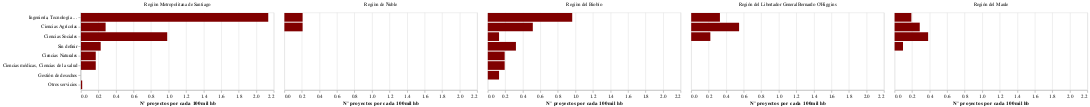

Notebook cell for this chart:
### Code cell
# por área ocde
df_pg6B = df_id.groupby(['area_ocde','regionejecucion']).agg({'codigo':'count'}).copy().reset_index()
#Normalizamos por cada 100mil habitantes
df_pg6B = df_pg6B.merge(df_population, on="regionejecucion")
df_pg6B['codigo'] = (df_pg6B['codigo']/df_pg6B['Population'])*100000


chart_pg6B = alt.Chart(df_pg6B).mark_bar().encode(
                y = alt.Y('area_ocde:O',title=None, sort='-x'),
                x = alt.X('codigo:Q', title='N° proyectos por cada 100mil hb'),
                column = alt.Column('regionejecucion',title=None) 
            ).configure_mark(
                color='maroon'
            )
chart_pg6B

### Figure 1 — Vega-Lite specification as saved in the notebook (floating-point values rounded to 4 significant figures)
{"config": {"view": {"continuousWidth": 400, "continuousHeight": 300}, "mark": {"color": "maroon"}}, "data": {"name": "data-7a8fba7e2350a8319b48b707a03314d4"}, "mark": "bar", "encoding": {"column": {"type": "nominal", "field": "regionejecucion", "title": null}, "x": {"type": "quantitative", "field": "codigo", "title": "N° proyectos por cada 100mil hb"}, "y": {"type": "ordinal", "field": "area_ocde", "sort": "-x", "title": null}}, "$schema": "https://vega.github.io/schema/vega-lite/v4.8.1.json", "datasets": {"data-7a8fba7e2350a8319b48b707a03314d4": [{"area_ocde": "Ciencias Agrícolas", "regionejecucion": "Región Metropolitana de Santiago", "codigo": 0.2812, "Population": 7112808}, {"area_ocde": "Ciencias Naturales", "regionejecucion": "Región Metropolitana de Santiago", "codigo": 0.1687, "Population": 7112808}, {"area_ocde": "Ciencias Sociales", "regionejecucion": "Región Metropolitana de Santiago", "codigo": 0.9841, "Population": 7112808}, {"area_ocde": "Ciencias médicas, Ciencias de la salud", "regionejecucion": "Región Metropolitana de Santiago", "codigo": 0.1687, "Population": 7112808}, {"area_ocde": "Ingeniería, Tecnología ...", "regionejecucion": "Región Metropolitana de Santiago", "codigo": 2.137, "Population": 7112808}, {"area_ocde": "Otros servicios", "regionejecucion": "Región Metropolitana de Santiago", "codigo": 0.01406, "Population": 7112808}, {"area_ocde": "Sin definir", "regionejecucion": "Región Metropolitana de Santiago", "codigo": 0.2249, "Population": 7112808}, {"area_ocde": "Ciencias Agrícolas", "regionejecucion": "Región de Ñuble", "codigo": 0.2081, "Population": 480609}, {"area_ocde": "Ingeniería, Tecnología ...", "regionejecucion": "Región de Ñuble", "codigo": 0.2081, "Population": 480609}, {"area_ocde": "Ciencias Agrícolas", "regionejecucion": "Región del Biobío", "codigo": 0.5139, "Population": 1556805}, {"area_ocde": "Ciencias Naturales", "regionejecucion": "Región del Biobío", "codigo": 0.1927, "Population": 1556805}, {"area_ocde": "Ciencias Sociales", "regionejecucion": "Región del Biobío", "codigo": 0.1285, "Population": 1556805}, {"area_ocde": "Ciencias médicas, Ciencias de la salud", "regionejecucion": "Región del Biobío", "codigo": 0.1927, "Population": 1556805}, {"area_ocde": "Gestión de desechos", "regionejecucion": "Región del Biobío", "codigo": 0.1285, "Population": 1556805}, {"area_ocde": "Ingeniería, Tecnología ...", "regionejecucion": "Región del Biobío", "codigo": 0.9635, "Population": 1556805}, {"area_ocde": "Sin definir", "regionejecucion": "Región del Biobío", "codigo": 0.3212, "Population": 1556805}, {"area_ocde": "Ciencias Agrícolas", "regionejecucion": "Región del Libertador General Bernardo O'Higgins", "codigo": 0.5467, "Population": 914555}, {"area_ocde": "Ciencias Sociales", "regionejecucion": "Región del Libertador General Bernardo O'Higgins", "codigo": 0.2187, "Population": 914555}, {"area_ocde": "Ingeniería, Tecnología ...", "regionejecucion": "Región del Libertador General Bernardo O'Higgins", "codigo": 0.328, "Population": 914555}, {"area_ocde": "Ciencias Agrícolas", "regionejecucion": "Región del Maule", "codigo": 0.2871, "Population": 1044950}, {"area_ocde": "Ciencias Sociales", "regionejecucion": "Región del Maule", "codigo": 0.3828, "Population": 1044950}, {"area_ocde": "Ingeniería, Tecnología ...", "regionejecucion": "Región del Maule", "codigo": 0.1914, "Population": 1044950}, {"area_ocde": "Sin definir", "regionejecucion": "Región del Maule", "codigo": 0.0957, "Population": 1044950}]}}
